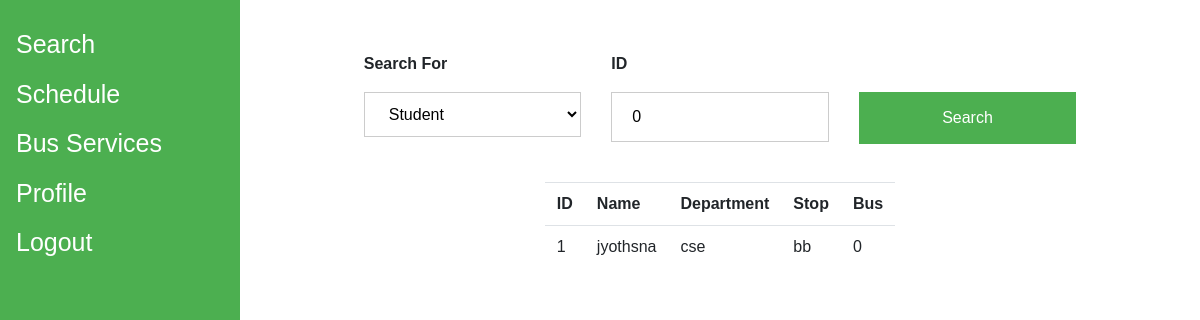
Before: /admin/adminHome.php (signed in) with the older database file.
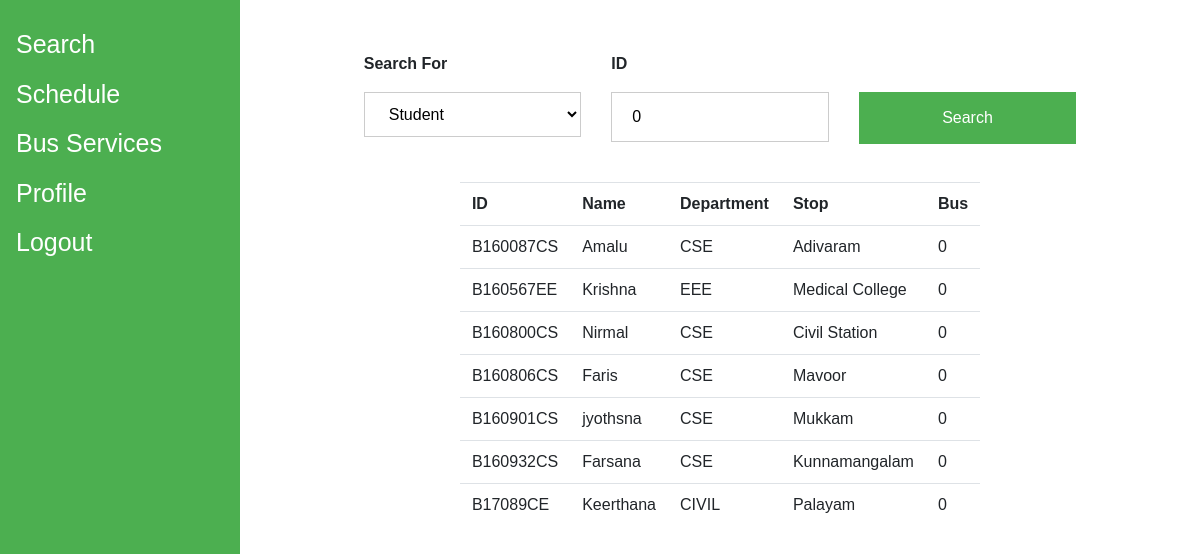
After: the same page with the newer database file.
### tables this page shows
CREATE TABLE `passenger` (
  `passenger_id` varchar(255) NOT NULL,
  `name` varchar(255) NOT NULL,
  `category` varchar(255) NOT NULL,
  `stop` varchar(255) NOT NULL,
  `bus_id` int(255) NOT NULL,
  `dept` varchar(255) NOT NULL,
  `password` varchar(255) NOT NULL,
  `email` varchar(255) NOT NULL
);

### admin/adminHome.php (the view, shortened to what this page needs)
<?php
include_once('dbConfig.php');
?>
<html>
    <head>
        <link rel="stylesheet" href="css/bootstrap.min.css" >
        <link rel="stylesheet" href="css/styles.css" >
    </head>
    <body>
<div class="sidenav">
  <a href="adminHome.php">Search</a>
  <a href='schedule.php'>Schedule</a>
  <a href="bus.php">Bus Services</a>
  <a href="adminprofile.php">Profile</a>
  <a href="logout_admin.php">Logout</a>
</div>
<div class='contents'>
<div class='container'></div>
<form action='adminHome.php' method='post'>
<div class='row justify-content-center'>
    <div class='col-sm-3'>
        <label for='for'><b>Search For</b></label>
        <select id='for' name='for' onchange='displaydb();'>
            <option  value='student'>Student</option>
        </select>
    </div>
    <div class='col-sm-3'>
        <label name='id'><b>ID</b></label>
        <input type='text' name='id' placeholder="0" value="0">
    </div>
    <div class='col-sm-3' style='padding-top:40px;'>
        <input type=submit value='Search'>
    </div>
</div>
</form>
<div class='container'>
    <div class="row justify-content-center">
    <div><?php
            if (!empty($_POST))
            {
                $searchfor=$_POST['for'];
                $id=$_POST['id'];
                if ($searchfor=='driver')
                    {
                        $sql="SELECT * FROM driver WHERE driver_id=".$id." ";
                        $res=mysqli_query($db,$sql);
                        $rr=mysqli_fetch_array($res);
                        if ($rr)
                        {
                            echo "<b>Name: </b>";
                            echo $rr['name'];
                            echo "<br>";
                            echo "<b>Age: </b>";
                            echo $rr['age'];
                            echo "<br>";
                            echo "<b>License Number: </b>";
                            echo $rr['licno'];
                            echo "<br>";
                            $sql="SELECT bus_id FROM bus WHERE driver_id=".$id." ";
                            $res=mysqli_query($db,$sql);
                            echo "<b>Bus: </b>";
                            $rr=mysqli_fetch_array($res);
                            if ($rr['bus_id'])
                            {
                                echo $rr['bus_id'];
                            }
                            else
                            {
                                echo "UNALLOTED";
                            }
                        }
                        else
                            echo "Does not exist";
                    }
                else
                    {
                        $sql="SELECT * FROM passenger WHERE category='".$searchfor."'AND passenger_id=".$id." ";
                        $res=mysqli_query($db,$sql);
                        $rr=mysqli_fetch_array($res);
                        if ($rr)
                        {
                            echo "<table border=0>";
                            echo "<tr><td><b>Name: </b></td><td>";
                            echo $rr['name'];
                            echo "</td></tr><tr><td><b>Department: </b</td><td>";
                            echo $rr['dept'];
                            echo "</td></tr><tr><td><b>Drop-Point: </b</td><td>";
                            echo $rr['stop'];
                            echo "</td></tr><tr><td><b>Bus: </b</td><td>";
                            echo $rr['bus_id'];
                            echo "</table>";
                        }
                        else
                            echo "Does not exist";
                    }
            }
            else
            {
                echo "<div id='student'>";
                $sql="SELECT * FROM passenger WHERE category='student'";
                $res=mysqli_query($db,$sql);
                if($res)
                {
                    echo "<table class='table'><tr><th>ID</th><th>Name</th><th>Department</th><th>Stop</th><th>Bus</th></tr>";
                    while($rr=mysqli_fetch_array($res))
                    {
                        echo "<tr><td>";
                        echo $rr['passenger_id'];
                        echo "</td><td>";
                        echo $rr['name'];
                        echo "</td><td>";
                        echo $rr['dept'];
                        echo "</td><td>";
                        echo $rr['stop'];
                        echo "</td><td>";
                        echo $rr['bus_id'];
                        echo "</td></tr>";
                    }
                    echo "</table>";
                }
                echo"</div>";
            }
            ?></div>
    </div>
            </div>
</div>
</body>
</html>

### admin/css/styles.css (style rules this page uses)
body { font-family: Arial, Helvetica, sans-serif; }
input[type=text], input[type=password],input[type=number],input[type=time],select { width: 100%; padding: 12px 20px; margin: 8px 0; display: inline-block; border: 1px solid #ccc; box-sizing: border-box; background-coloR: white; }
button, input[type=submit], .button { background-color: #4CAF50; color: white; padding: 14px 20px; border: none; cursor: pointer; width: 100%; }
.container { padding: 16px; }
.sidenav { height: 100%; width: 20%; position: fixed; z-index: 1; top: 0; left: 0; background-color: #4CAF50; overflow-x: hidden; padding-top: 20px; }
.sidenav a { padding: 6px 8px 6px 16px; text-decoration: none; font-size: 25px; color: white; display: block; }
.contents { width: 80%; margin-left: 20%; padding-top: 20px; }

Changed rows visible on the page:
removed passenger: passenger_id "1", name "jyothsna", dept "cse", stop "bb", bus "0"
added passenger: passenger_id "B160087CS", name "Amalu", dept "CSE", stop "Adivaram", bus "0"
added passenger: passenger_id "B160567EE", name "Krishna", dept "EEE", stop "Medical College", bus "0"
added passenger: passenger_id "B160800CS", name "Nirmal", dept "CSE", stop "Civil Station", bus "0"
added passenger: passenger_id "B160806CS", name "Faris", dept "CSE", stop "Mavoor", bus "0"
added passenger: passenger_id "B160901CS", name "jyothsna", dept "CSE", stop "Mukkam", bus "0"
added passenger: passenger_id "B160932CS", name "Farsana", dept "CSE", stop "Kunnamangalam", bus "0"
added passenger: passenger_id "B17089CE", name "Keerthana", dept "CIVIL", stop "Palayam", bus "0"
